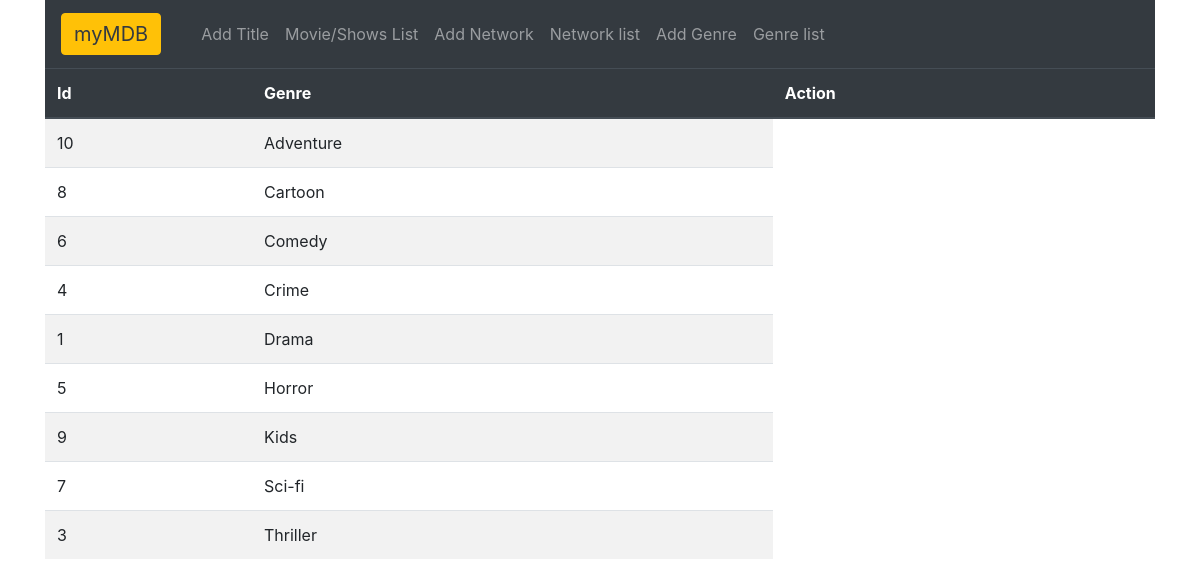
Before: /shows/genre/list with the older database file.
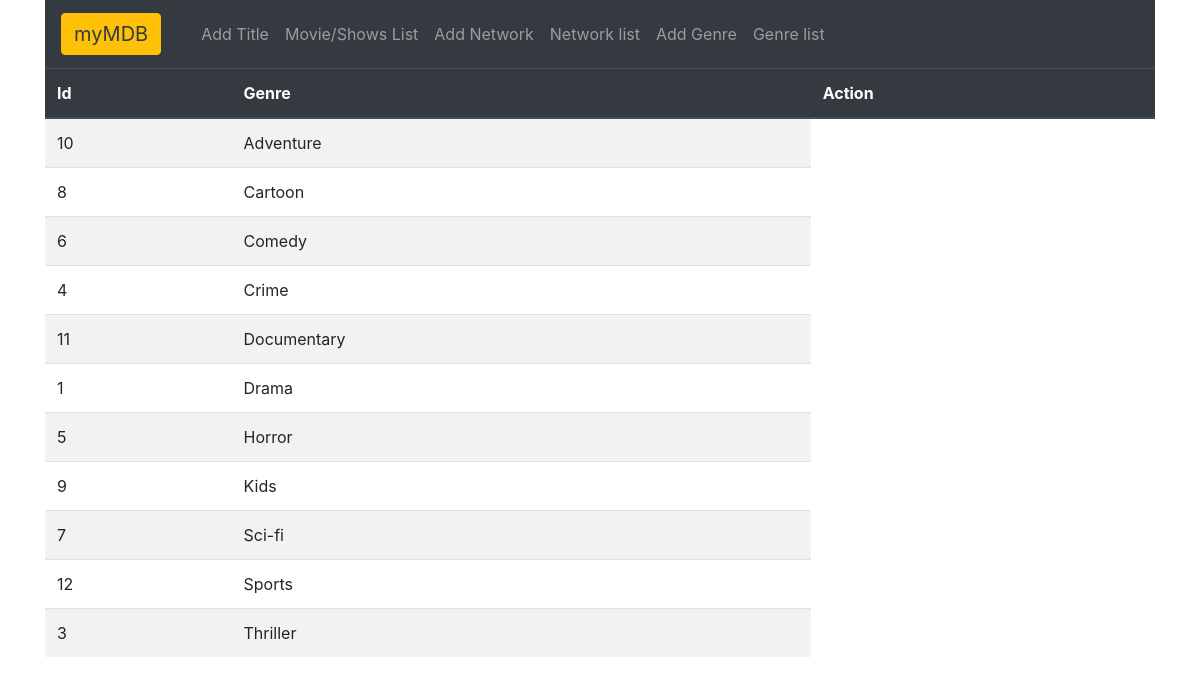
After: the same page with the newer database file.
### shows_app/models.py (models this page shows)
class Genre(models.Model):
    user = models.ForeignKey(User, related_name="genres", on_delete=models.CASCADE, null=True)
    name = models.CharField(max_length=255)
    created_at = models.DateTimeField(auto_now_add=True)
    modified_at = models.DateTimeField(auto_now_add=True)
    objects = GenreManager()

### shows_app/views.py (the view)
# urls.py: path('genre/list', views.genre_list),
def genre_list(request):
    context = {
        'genres': Genre.objects.all().order_by('name')
    }
    return render(request, 'genre_list.html', context)

### shows_app/templates/genre_list.html (shortened to what this page needs)
<!DOCTYPE html>
<html lang="en">
<head>
    {% load static %}
    <link rel="stylesheet" href="{% static 'css/style.css' %}">
    <link rel="stylesheet" href="https://stackpath.bootstrapcdn.com/bootstrap/4.5.0/css/bootstrap.min.css"
>
</head>
<body>
    <div class="container" style="vertical-align: top;">
        <div id="js_navmenu">
        </div>
        <table class="table table-striped table-hover">
            <thead class="thead-dark">
                <tr>
                    <th scope="col">Id</th>
                    <th scope="col">Genre</th>
                    <th scope="col">Action</th>
                </tr>
            </thead>
            <tbody>
                {% for genre in genres %}
                <tr>
                    <td>{{genre.id}}</td>
                    <td>{{genre.name}}</td>
                </tr>
                {% endfor %}
            </tbody>
        </table>
    </div>
</body>
</html>

Changed rows visible on the page:
added Genre: id "11", name "Documentary"
added Genre: id "12", name "Sports"
